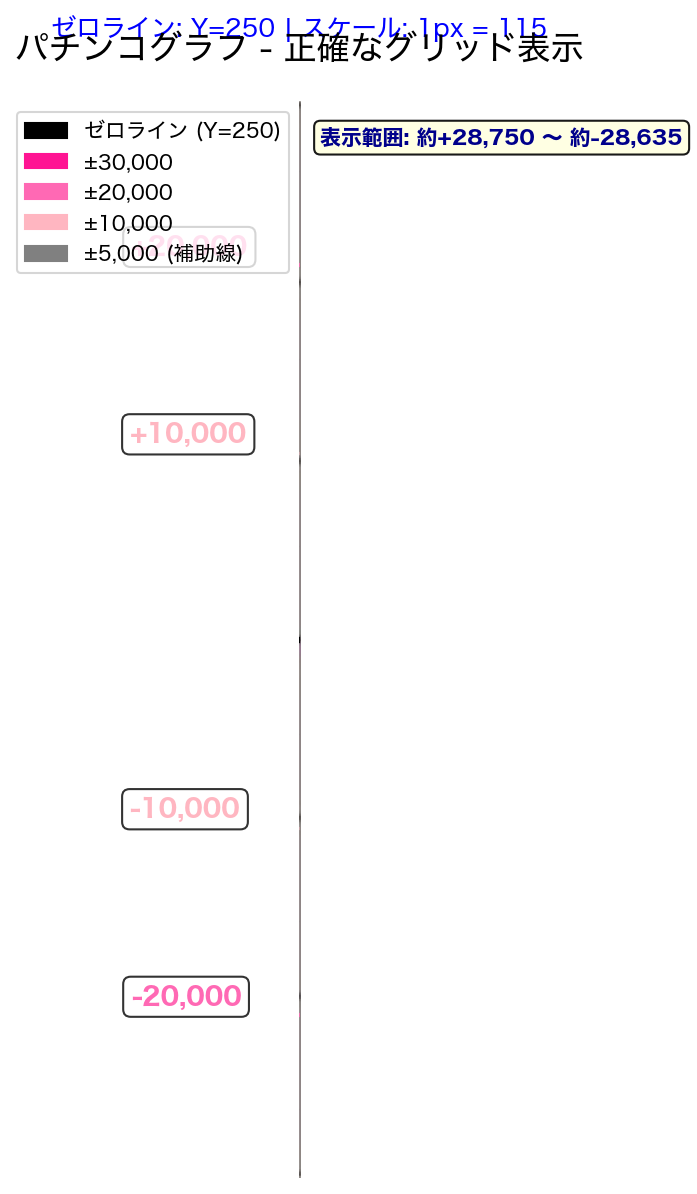
#> input picture grid_overlay_final.png, 697 x 1194 px, given as the content of the folder graphs/optimal_v2, which was not available
$ python final_graph_boundaries.py
#> lines starting #> are read from the running program, lines starting #| are printed output that depends on the picture; after the words box and inside, x2 and y2 are one past the last pixel; in counts of white or black regions, pixels touching at a corner belong together; pictures that were not available may be replaced by others from this repository, and a replacement may not be noted
#!/usr/bin/env python3
"""
最終版グラフ境界設定ツール
- 開始点: X=8px（検出済み）
- 終了点: 固定位置（右側の適切な位置）
- Y軸: 既存の検出結果を使用
"""

import os
import numpy as np
from PIL import Image, ImageDraw
import cv2
from typing import Tuple, Optional, Dict

class FinalGraphBoundaries:
    """最終版グラフ境界設定システム"""

    def __init__(self):
        # 確定した境界値
        self.boundaries = {
            "start_x": 8,      # 開始X座標（固定）
            "end_x": None,     # 終了X座標（画像から計算）
            "top_y": 29,       # +30,000ライン
            "zero_y": 274,     # 0ライン
            "bottom_y": 520    # -30,000ライン
        }

    def analyze_right_side(self, img_array: np.ndarray) -> int:
        """右側の適切な終了位置を分析"""
        height, width = img_array.shape[:2]
        gray = cv2.cvtColor(img_array, cv2.COLOR_RGB2GRAY)

        # 右側のテキスト領域を検出
        # X軸の数値（例: 80,000）の左端を探す
        right_region = gray[:, int(width * 0.7):]

        # エッジ検出
        edges = cv2.Canny(right_region, 50, 150)

        # 下部（X軸数値がある領域）でテキストを探す
        text_region = edges[int(height * 0.85):, :]
        vertical_sum = np.sum(text_region, axis=0)

        # テキストの開始位置を検出
        text_start = None
        for x in range(text_region.shape[1]):
            if vertical_sum[x] > text_region.shape[0] * 0.3:
                text_start = x
                break

        if text_start is not None:
            # テキストの左端から少し左をグラフ終了点とする
            end_x = int(width * 0.7) + text_start - 20
        else:
            # デフォルト: 画像幅の85%位置
            end_x = int(width * 0.85)

        return end_x

    def determine_fixed_end_position(self, sample_images: list) -> int:
        """複数の画像から適切な終了位置を決定"""
        end_positions = []

        for img_path in sample_images:
            img = Image.open(img_path)
            img_array = np.array(img)
            end_x = self.analyze_right_side(img_array)
            end_positions.append(end_x)
            print(f"  {os.path.basename(img_path)}: 終了候補 X={end_x}")

        # 中央値を採用（外れ値に強い）
        fixed_end = int(np.median(end_positions))
        print(f"\n固定終了位置: X={fixed_end} (中央値)")

        return fixed_end

    def create_final_overlay(self, image_path: str, output_path: str = None) -> Tuple[bool, Optional[str]]:
        """最終的な境界線オーバーレイを作成"""
        try:
            # 画像読み込み
            img = Image.open(image_path)
            width, height = img.size

            # 終了位置が未設定の場合は計算
            if self.boundaries["end_x"] is None:
                img_array = np.array(img)
                self.boundaries["end_x"] = self.analyze_right_side(img_array)

            # オーバーレイ描画
            draw = ImageDraw.Draw(img)

            # 水平線（Y軸）
            # +30,000ライン（青色）
            y = self.boundaries["top_y"]
            draw.line([(0, y), (width, y)], fill=(0, 0, 255), width=2)
            draw.text((10, y-20), "+30,000", fill=(0, 0, 255))

            # 0ライン（赤色）
            y = self.boundaries["zero_y"]
            draw.line([(0, y), (width, y)], fill=(255, 0, 0), width=3)
            draw.text((10, y-20), "0", fill=(255, 0, 0))

            # -30,000ライン（青色）
            y = self.boundaries["bottom_y"]
            draw.line([(0, y), (width, y)], fill=(0, 0, 255), width=2)
            draw.text((10, y+5), "-30,000", fill=(0, 0, 255))

            # 垂直線（X軸）
            # 開始線（緑色）
            x = self.boundaries["start_x"]
            draw.line([(x, 0), (x, height)], fill=(0, 255, 0), width=3)
            draw.text((x+5, 10), "START", fill=(0, 255, 0))

            # 終了線（オレンジ色）
            x = self.boundaries["end_x"]
            draw.line([(x, 0), (x, height)], fill=(255, 165, 0), width=3)
            draw.text((x-40, 10), "END", fill=(255, 165, 0))

            # グラフ領域の枠（太め）
            draw.rectangle(
                [(self.boundaries["start_x"], self.boundaries["top_y"]),
                 (self.boundaries["end_x"], self.boundaries["bottom_y"])],
                outline=(255, 0, 0),
                width=2
            )

            # 座標情報を表示
            info_x = width - 250
            info_y = 20

            # グラフ領域のサイズ
            graph_width = self.boundaries["end_x"] - self.boundaries["start_x"]
            graph_height = self.boundaries["bottom_y"] - self.boundaries["top_y"]

            draw.text((info_x, info_y), "📊 グラフ領域", fill=(0, 0, 0))
            info_y += 20
            draw.text((info_x, info_y), f"X: {self.boundaries['start_x']} → {self.boundaries['end_x']} ({graph_width}px)", fill=(0, 0, 0))
            info_y += 20
            draw.text((info_x, info_y), f"Y: {self.boundaries['top_y']} → {self.boundaries['bottom_y']} ({graph_height}px)", fill=(0, 0, 0))
            info_y += 30

            # スケール情報
            draw.text((info_x, info_y), "📏 スケール", fill=(0, 0, 0))
            info_y += 20
            draw.text((info_x, info_y), f"Y: {graph_height/60000:.4f} px/unit", fill=(0, 0, 0))

            # 出力パス生成
            if output_path is None:
                base_name = os.path.splitext(os.path.basename(image_path))[0]
                output_path = f"{base_name}_final_boundaries.png"

            # 保存
            img.save(output_path, "PNG")

            return True, output_path

        except Exception as e:
            print(f"エラー: {str(e)}")
            return False, None

def main():
    """メイン処理"""
    print("🎯 最終版グラフ境界設定ツール")
    print("📊 統一された境界線でグラフ領域を定義します")

    # 入出力フォルダ設定
    input_folder = "graphs/optimal_v2"
    output_folder = "graphs/final_boundaries"

    # 出力フォルダ作成
    os.makedirs(output_folder, exist_ok=True)

    # 画像ファイルを取得
    image_files = [f for f in os.listdir(input_folder)
                   if f.lower().endswith('.png')]

    if not image_files:
        print("❌ 画像ファイルが見つかりません")
        return

    # FinalGraphBoundariesインスタンス作成
    boundaries = FinalGraphBoundaries()

    # サンプル画像から終了位置を決定
    print("\n終了位置の分析:")
    sample_images = [os.path.join(input_folder, f) for f in image_files[:5]]
    fixed_end_x = boundaries.determine_fixed_end_position(sample_images)
#> in determine_fixed_end_position, img is the input picture: PIL image 697x1194 RGBA; mean R, G, B, A 250, 249.2, 250.2, 255
#> in analyze_right_side, `gray = cv2.cvtColor(img_array, cv2.COLOR_RGB2GRAY)`:
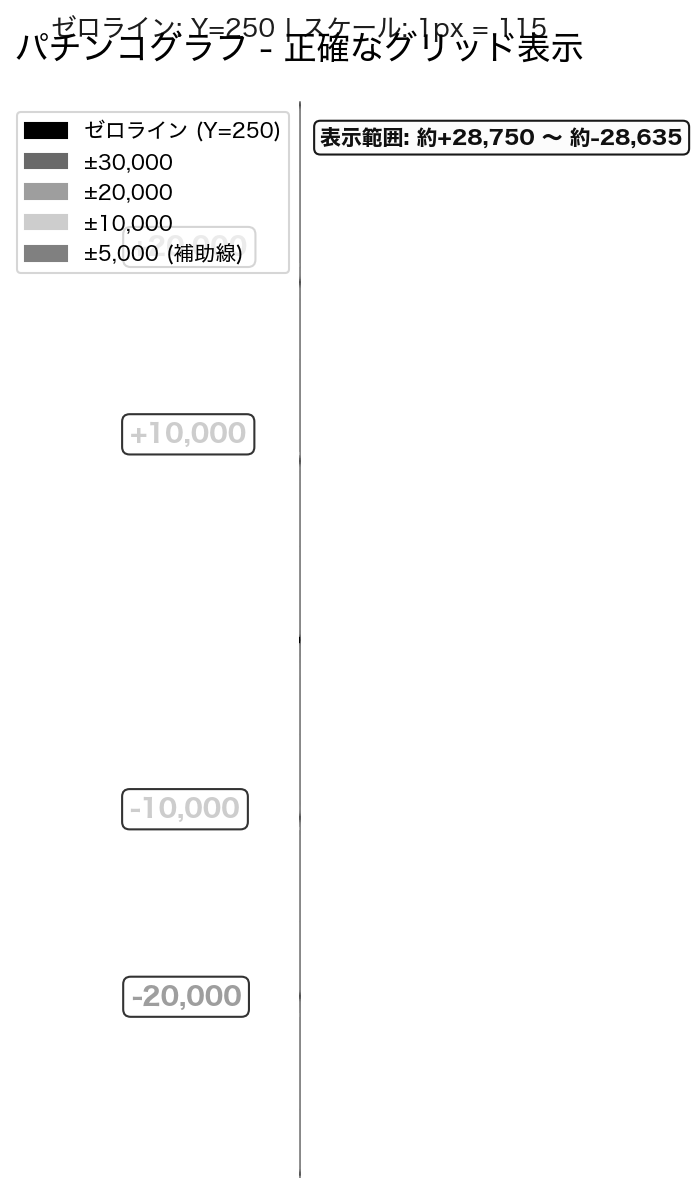
#> gray: shape (1194, 697); min 0, max 255, mean 249.5
#> in analyze_right_side, `right_region = gray[:, int(width * 0.7):]`:
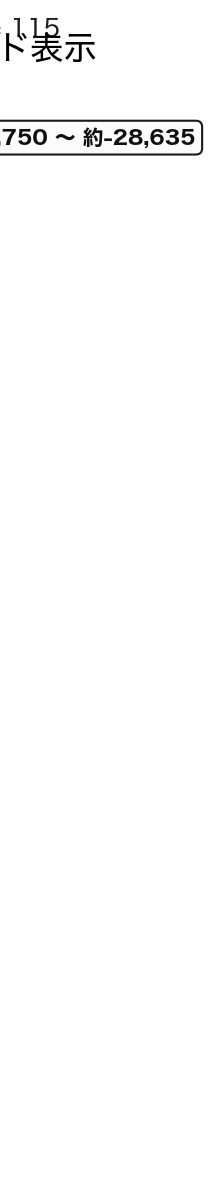
#> right_region: shape (1194, 210); min 0, max 255, mean 252
#> in analyze_right_side, `edges = cv2.Canny(right_region, 50, 150)`:
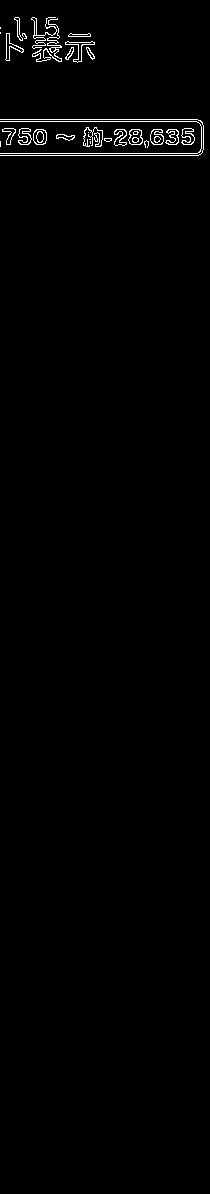
#> edges: shape (1194, 210); 1% white in thin lines or dots, all inside (x1, y1, x2, y2) = (0, 17, 204, 156)
#> in analyze_right_side, `text_region = edges[int(height * 0.85):, :]`: text_region: shape (180, 210); every value is 0
#> in analyze_right_side, `vertical_sum = np.sum(text_region, axis=0)`: vertical_sum = 210 values from 0 to 0
#> in determine_fixed_end_position, `end_x = self.analyze_right_side(img_array)`: end_x = 592
#|   grid_overlay_final.png: 終了候補 X=592
#| 固定終了位置: X=592 (中央値)
#> fixed_end_x = 592
    boundaries.boundaries["end_x"] = fixed_end_x

    # 確定した境界値を表示
    print("\n✅ 確定したグラフ境界:")
    print(f"  開始X: {boundaries.boundaries['start_x']}px")
#|   開始X: 8px
    print(f"  終了X: {boundaries.boundaries['end_x']}px")
#|   終了X: 592px
    print(f"  上端Y: {boundaries.boundaries['top_y']}px (+30,000)")
#|   上端Y: 29px (+30,000)
    print(f"  中央Y: {boundaries.boundaries['zero_y']}px (0)")
#|   中央Y: 274px (0)
    print(f"  下端Y: {boundaries.boundaries['bottom_y']}px (-30,000)")
#|   下端Y: 520px (-30,000)

    graph_width = boundaries.boundaries['end_x'] - boundaries.boundaries['start_x']
#> graph_width = 584
    graph_height = boundaries.boundaries['bottom_y'] - boundaries.boundaries['top_y']
#> graph_height = 491
    print(f"\n  グラフサイズ: {graph_width} × {graph_height}px")
#|   グラフサイズ: 584 × 491px

    # すべての画像を処理
    print(f"\n{'='*60}")
    success_count = 0

    for i, file in enumerate(image_files, 1):
        print(f"[{i}/{len(image_files)}] 処理中: {file}")

        input_path = os.path.join(input_folder, file)
        output_path = os.path.join(output_folder,
                                   f"{os.path.splitext(file)[0]}_final.png")

        success, _ = boundaries.create_final_overlay(input_path, output_path)
#> in create_final_overlay, `y = self.boundaries["top_y"]`: y = 29
#> in create_final_overlay, `y = self.boundaries["zero_y"]`: y = 274
#> in create_final_overlay, `y = self.boundaries["bottom_y"]`: y = 520
#> in create_final_overlay, `x = self.boundaries["start_x"]`: x = 8
#> in create_final_overlay, `x = self.boundaries["end_x"]`: x = 592
#> in create_final_overlay, `graph_width = self.boundaries["end_x"] - self.boundaries["start_x"]`: graph_width = 584
#> in create_final_overlay, `graph_height = self.boundaries["bottom_y"] - self.boundaries["top_y"]`: graph_height = 491
#> in create_final_overlay, `img.save(output_path, "PNG")`:
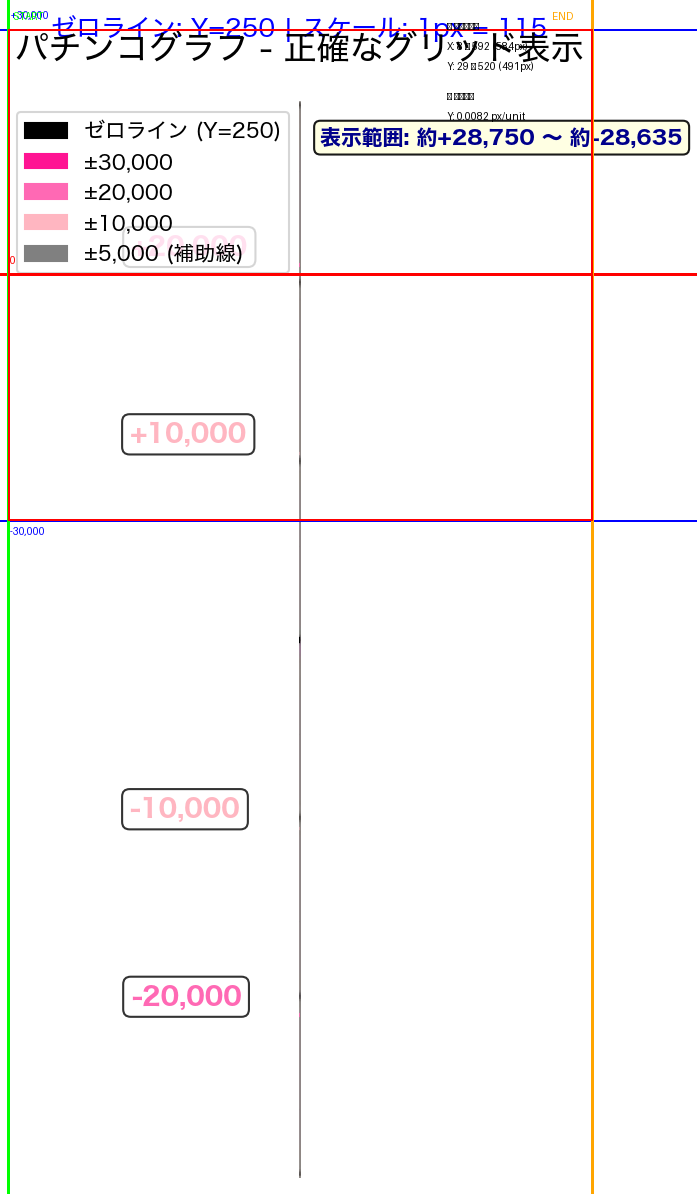
#> saved as grid_overlay_final_final.png: PIL image 697x1194 RGBA; mean R, G, B, A 248.7, 246.4, 246.4, 255

        if success:
            success_count += 1
            print(f"  ✅ 成功")
        else:
            print(f"  ❌ 失敗")

    print(f"\n✨ 処理完了: {success_count}/{len(image_files)} 成功")

    # 設定をJSONに保存
    import json
    config = {
        "boundaries": boundaries.boundaries,
        "graph_size": {
            "width": graph_width,
            "height": graph_height
        },
        "scale": {
            "x_pixels_per_unit": "TBD",  # X軸の単位は画像により異なる
            "y_pixels_per_unit": graph_height / 60000
        }
    }

    with open("graph_boundaries_config.json", "w", encoding="utf-8") as f:
        json.dump(config, f, indent=2, ensure_ascii=False)

    print(f"\n📄 設定を保存: graph_boundaries_config.json")

if __name__ == "__main__":
    main()
